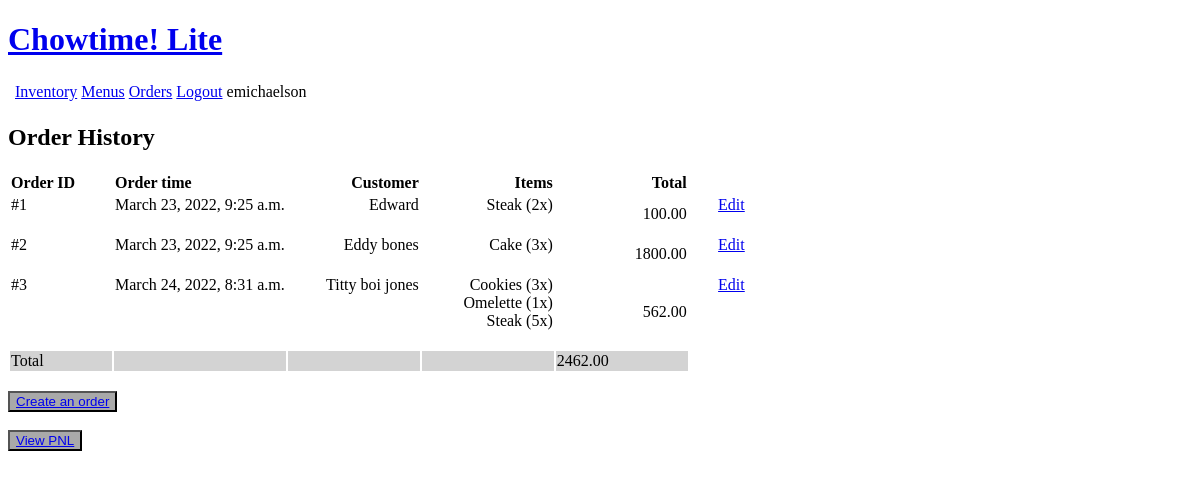
The app's page /orders/ (signed in), older data.
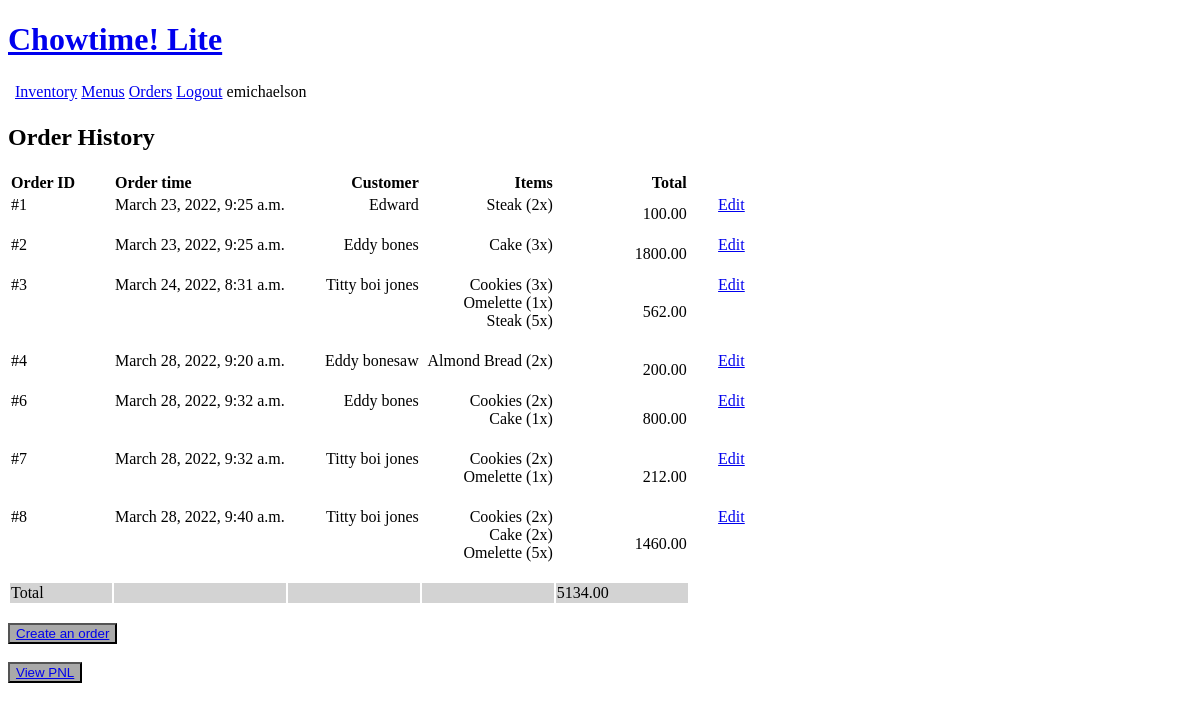
The same page, newer data.
### inventory/models.py (models this page shows, shortened)
class Order(models.Model):
    menuItems = models.ManyToManyField(MenuItem, through='DishQuantity')
    timestamp = models.DateTimeField(auto_now_add=True)
    customer = models.CharField(max_length=200)
    def getDishQuantities(self):
        quantities = DishQuantity.objects.filter(order=self)
        return quantities
    def revenue(self):
        selectedDishes = DishQuantity.objects.filter(order=self)
        revenue = 0
        for dish in selectedDishes:
            revenue += (dish.menuItem.price * dish.dishQuantity)
        return revenue

class DishQuantity(models.Model):
    order = models.ForeignKey(Order, on_delete=models.CASCADE)
    menuItem = models.ForeignKey(MenuItem, on_delete=models.CASCADE)
    dishQuantity = models.IntegerField(default=0)

class MenuItem(models.Model):
    name = models.CharField(max_length=200)
    price = models.DecimalField(max_digits=10, decimal_places=2)
    ingredients = models.ManyToManyField(Ingredient, through='IngredientQuantity')
    menu = models.ForeignKey(Menu, on_delete=models.CASCADE, null=True)
    def __str__(self):
        return self.name

### inventory/views.py (the view)
# urls.py: path('orders/', views.OrderList, name='orderlist'),
@login_required(login_url='login')
def OrderList(request):
    orders = Order.objects.all()
    totalRevenue = 0
    for order in orders:
        totalRevenue += order.revenue()
    context = {'orders': orders, 'totalrevenue': totalRevenue}
    return render(request, 'inventory/orderList.html', context)

### inventory/templates/inventory/orderList.html
{% extends 'inventory/header.html' %}
{% block content %}
<h2>Order History</h2>
<div>
    {% if orders != '' %}
        <table>
            <thead>
                <th style="text-align: left" width="100px">Order ID</th>
                <th style="text-align: left">Order time</th>
                <th style="text-align: right" width="130px">Customer</th>
                <th style="text-align: right" width="130px">Items</th>
                <th style="text-align: right" width="130px">Total</th>
            </thead>
            <tbody>
            {% for order in orders %}
                <tr>
                    <td align="left" valign="top">#{{ order.id }}</td>
                    <td align="left" valign="top">{{ order.timestamp }}</td>
                    <td align="right" valign="top">{{ order.customer }}</td>
                    <td style="text-align: right">
                        {% for dish in order.getDishQuantities %}
                            {{ dish.menuItem }} ({{ dish.dishQuantity }}x)
                            <br>
                        {% endfor %}
                        <br>
                    </td>
                    <td style="text-align: right">{{ order.revenue }}</td>
                    <td></td>
                    <td align="right" valign="top" width="50px"><a href="{% url 'orderupdate' order.id %}">Edit</a></td>
                </tr>
            {% endfor %}
                <tr style="background: lightgrey">
                    <td>Total</td>
                    <td></td>
                    <td></td>
                    <td></td>
                    <td>{{ totalrevenue }}</td>
                </tr>
            </tbody>
        </table>
    {% endif %}
    <br>
    <button style="background-color: darkgrey;" type="button"><a href="{% url 'ordercreate' %}">Create an order</a></button>
</div>
<br>
<div>
    <button style="background-color: darkgrey;" type="button"><a href="{% url 'pnlview' %}">View PNL</a></button>
</div>
{% endblock %}

Row changes from the older to the newer data that the page shows:
added Order: id "4", timestamp "March 28, 2022, 9:20 a.m.", customer "Eddy bonesaw", revenue "200.00"
added DishQuantity: menuItem "Almond Bread", dishQuantity "2", shown under "4"
added Order: id "6", timestamp "March 28, 2022, 9:32 a.m.", customer "Eddy bones", revenue "800.00"
added DishQuantity: menuItem "Cookies", dishQuantity "2", shown under "6"
added DishQuantity: menuItem "Cake", dishQuantity "1", shown under "6"
added Order: id "7", timestamp "March 28, 2022, 9:32 a.m.", customer "Titty boi jones", revenue "212.00"
added DishQuantity: menuItem "Cookies", dishQuantity "2", shown under "7"
added DishQuantity: menuItem "Omelette", dishQuantity "1", shown under "7"
added Order: id "8", timestamp "March 28, 2022, 9:40 a.m.", customer "Titty boi jones", revenue "1460.00"
added DishQuantity: menuItem "Cookies", dishQuantity "2", shown under "8"
added DishQuantity: menuItem "Cake", dishQuantity "2", shown under "8"
added DishQuantity: menuItem "Omelette", dishQuantity "5", shown under "8"
Text that changed along with them:
{{ totalrevenue }}: "2462.00" → "5134.00"
